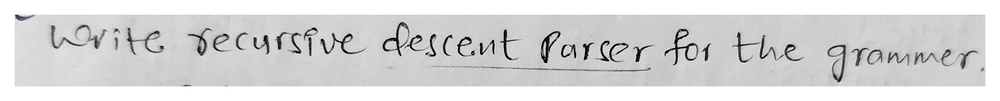
#> input picture uploads/handwritten_text.jpeg, 1000 x 101 px, shrunk from 2725 x 276 before the run
$ python -i preprocess.py   (imports and definitions only)
#> lines starting #> are read from the running program, lines starting #| are printed output that depends on the picture; after the words box and inside, x2 and y2 are one past the last pixel; in counts of white or black regions, pixels touching at a corner belong together
import cv2


def preprocess(image_path):

#> called with image_path = 'uploads/handwritten_text.jpeg'
    image = cv2.imread(image_path)
#> image is the input picture: shape (101, 1000, 3); mean B, G, R 215.5, 215.2, 215.7

    gray = cv2.cvtColor(image, cv2.COLOR_BGR2GRAY)

    _, thresh = cv2.threshold(
        gray,
        180,
        255,
        cv2.THRESH_BINARY_INV
    )
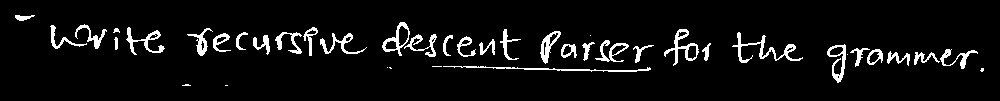
#> thresh: shape (101, 1000); 5.9% white; 42 white regions (8 under 20 px), largest, box (x1, y1, x2, y2) and area: (732, 32, 803, 63) 444, (443, 66, 651, 72) 355, (664, 29, 699, 66) 339

    coords = cv2.findNonZero(thresh)
#> coords = contour of 6007 points, box (x1, y1, x2, y2) (15, 15, 984, 86), area 27870

    x, y, w, h = cv2.boundingRect(coords)
#> x = 15; y = 15; w = 969; h = 71

    crop = image[y:y+h, x:x+w]
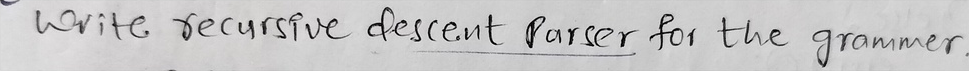
#> crop: shape (71, 969, 3); mean B, G, R 197.6, 197.3, 197.9

    crop = cv2.copyMakeBorder(
        crop,
        40,
        40,
        40,
        40,
        cv2.BORDER_CONSTANT,
        value=(255,255,255)
    )
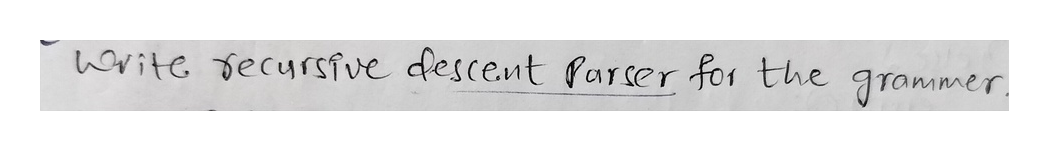
#> crop: shape (151, 1049, 3); mean B, G, R 230.1, 229.9, 230.2

    output = image_path.replace(".jpg","_crop.jpg").replace(".png","_crop.png")

    cv2.imwrite(output,crop)

    return output

>>> result = preprocess('uploads/handwritten_text.jpeg')

$ run again, on uploads/line_text.jpeg
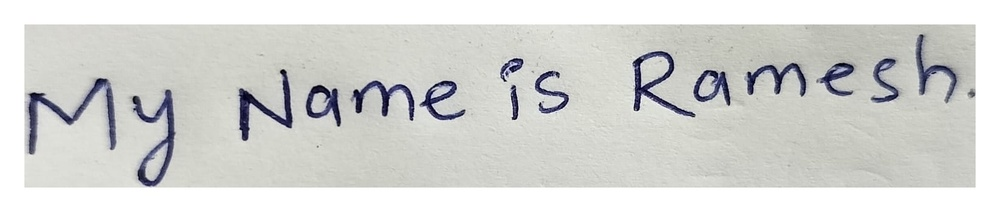
#> input picture uploads/line_text.jpeg, 1000 x 212 px, shrunk from 1639 x 347 before the run
#> in preprocess, image is the input picture: shape (212, 1000, 3); mean B, G, R 209.9, 212.6, 211.8
#> in preprocess, `_, thresh = cv2.threshold( gray, 180, 255, cv2.THRESH_BINARY_INV )`:
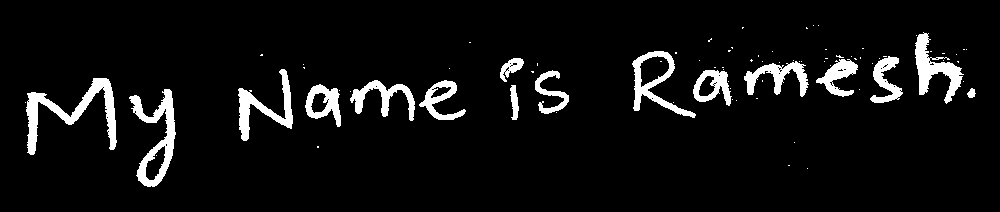
#> thresh: shape (212, 1000); 6.5% white; 82 white regions (66 under 20 px), largest, box (x1, y1, x2, y2) and area: (26, 78, 117, 155) 1933, (129, 89, 176, 187) 1615, (915, 32, 964, 104) 1326
#> coords = contour of 13858 points, box (x1, y1, x2, y2) (25, 25, 976, 187), area 7962
#> x = 25; w = 951; h = 162
#> in preprocess, `crop = cv2.copyMakeBorder( crop, 40, 40, 40, 40, cv2.BORDER_CONSTANT, ..`:
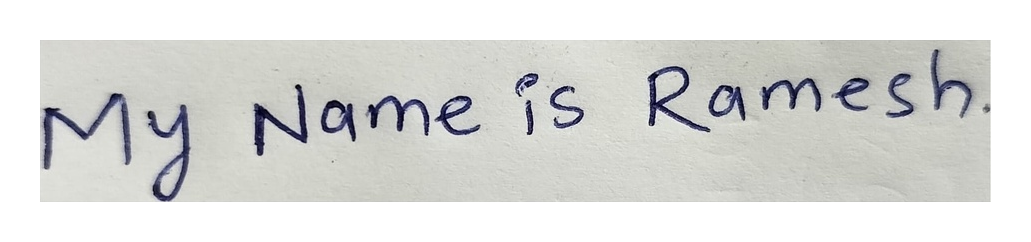
#> crop: shape (242, 1031, 3); mean B, G, R 217, 219.2, 218.5

$ run again, on uploads/lineee_text.jpeg
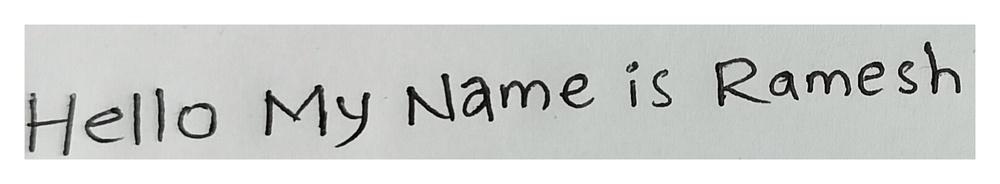
#> input picture uploads/lineee_text.jpeg, 1000 x 184 px, shrunk from 1629 x 300 before the run
#> in preprocess, image is the input picture: shape (184, 1000, 3); mean B, G, R 208.9, 211.1, 209.2
#> in preprocess, `_, thresh = cv2.threshold( gray, 180, 255, cv2.THRESH_BINARY_INV )`:
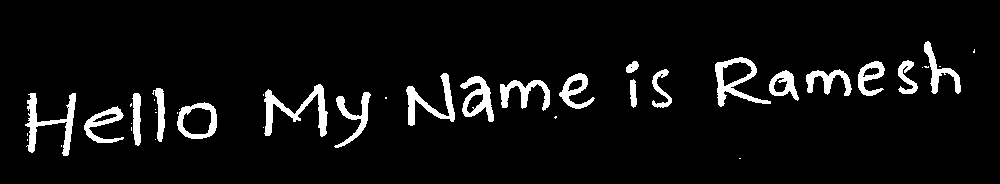
#> thresh: shape (184, 1000); 6% white; 41 white regions (21 under 20 px), largest, box (x1, y1, x2, y2) and area: (264, 84, 328, 137) 1037, (25, 93, 76, 156) 980, (715, 57, 771, 107) 880
#> coords = contour of 11088 points, box (x1, y1, x2, y2) (25, 41, 975, 159), area 40572
#> x = 25; y = 41; w = 950; h = 118
#> in preprocess, `crop = cv2.copyMakeBorder( crop, 40, 40, 40, 40, cv2.BORDER_CONSTANT, ..`:
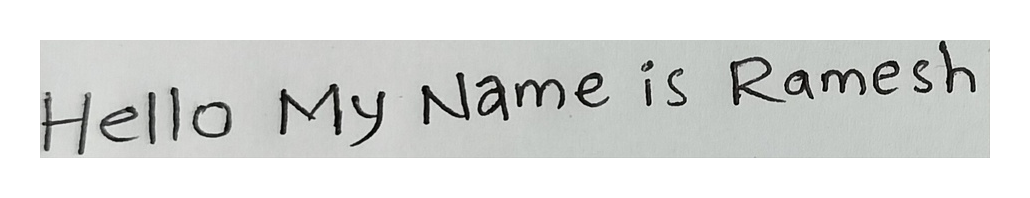
#> crop: shape (198, 1030, 3); mean B, G, R 217.7, 219.4, 217.9
